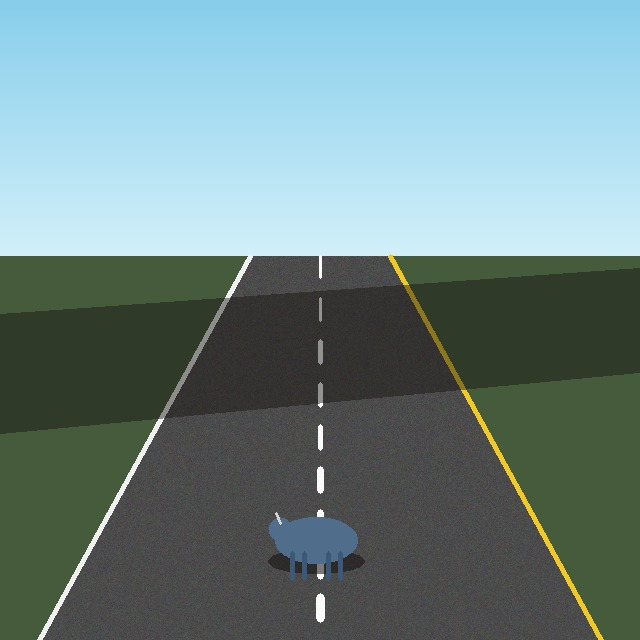
#> input picture ml/datasets/margai_hazard/images/train/road_scene_0000.jpg, 640 x 640 px
$ python -i road_curve_detector.py   (imports and definitions only)   (older library calls are emulated)
#> lines starting #> are read from the running program, lines starting #| are printed output that depends on the picture; after the words box and inside, x2 and y2 are one past the last pixel; in counts of white or black regions, pixels touching at a corner belong together
#> further down, picture is the input picture: shape (640, 640, 3); mean B, G, R 135.3, 134.8, 110.1
"""
Geometric Road Curvature and Dangerous Curve Detection Module
Uses computer vision and geometric analysis (NOT object detection):
- Inverse Perspective Mapping (Bird's-Eye View)
- 2nd-degree polynomial road boundary curvature fitting: x = ay^2 + by + c
- Real-world Radius of Curvature (R) calculation in meters
- Classification: STRAIGHT, GENTLE_CURVE, SHARP_LEFT, SHARP_RIGHT, HAIRPIN_BEND
- Blind curve and insufficient visibility horizon estimation
"""

import cv2
import numpy as np
from dataclasses import dataclass
from typing import Dict, Any, Tuple, Optional, List

@dataclass
class RoadCurveAnalysis:
    curve_type: str  # 'STRAIGHT', 'GENTLE_LEFT', 'GENTLE_RIGHT', 'SHARP_LEFT', 'SHARP_RIGHT', 'HAIRPIN_BEND'
    radius_meters: float  # Radius of curvature in meters
    curvature_rate: float  # |2a| polynomial coefficient
    is_blind_curve: bool  # Insufficient forward sight distance
    visibility_horizon_meters: float  # Estimated forward visibility before road is occluded
    recommended_safe_speed_kmh: int
    risk_level: str  # 'LOW', 'MEDIUM', 'HIGH', 'CRITICAL'
    lane_deviation_px: float  # Horizontal offset from lane center
    curve_overlay_poly: Optional[np.ndarray] = None  # Polygon for visual HUD rendering

class RoadCurveDetector:
    def __init__(
        self,
        ym_per_pix: float = 30.0 / 720.0,   # meters per pixel in y dimension
        xm_per_pix: float = 3.7 / 700.0,    # meters per pixel in x dimension (standard lane ~3.7m)
        sharp_radius_threshold_m: float = 280.0,
        hairpin_radius_threshold_m: float = 120.0
    ):
        self.ym_per_pix = ym_per_pix
        self.xm_per_pix = xm_per_pix
        self.sharp_thresh = sharp_radius_threshold_m
        self.hairpin_thresh = hairpin_radius_threshold_m

        # Exponential moving average for temporal stability across frames
        self.prev_radius = 2000.0
        self.prev_type = "STRAIGHT"

    def analyze_road_geometry(self, frame: np.ndarray) -> RoadCurveAnalysis:
        """
        Analyzes road boundaries and curvature from camera frame using geometric analysis.
        """
        h, w = frame.shape[:2]
#> h = 640; w = 640

        # 1. Perspective Transform: Source (trapezoid in front of vehicle) to Destination (bird's-eye)
        src = np.float32([
            [w * 0.12, h],           # Bottom-left
            [w * 0.42, h * 0.62],    # Top-left
            [w * 0.58, h * 0.62],    # Top-right
            [w * 0.88, h]            # Bottom-right
        ])
        dst = np.float32([
            [w * 0.25, h],
            [w * 0.25, 0],
            [w * 0.75, 0],
            [w * 0.75, h]
        ])

        M = cv2.getPerspectiveTransform(src, dst)
        Minv = cv2.getPerspectiveTransform(dst, src)
        warped = cv2.warpPerspective(frame, M, (w, h), flags=cv2.INTER_LINEAR)
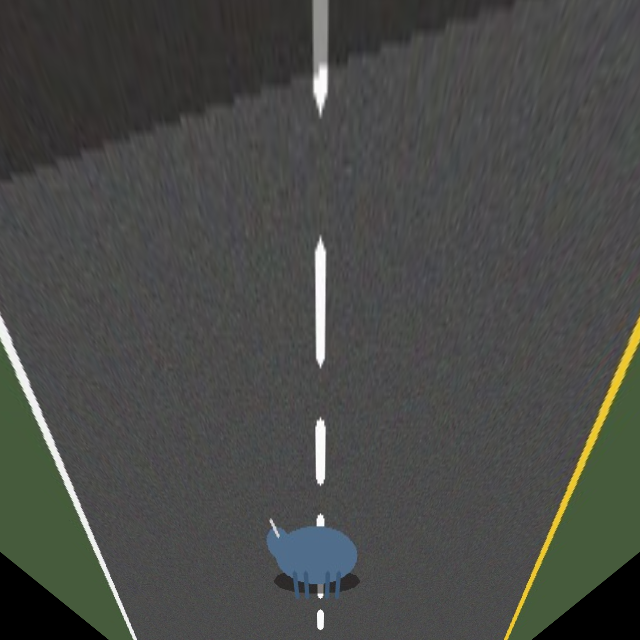
#> warped: shape (640, 640, 3); mean B, G, R 71.6, 74.6, 73.2

        # 2. Extract Road Markings and Edge Features in Bird's-Eye View
        hsv = cv2.cvtColor(warped, cv2.COLOR_BGR2HSV)
#> hsv: shape (640, 640, 3); mean H, S, V 65.6, 16.7, 76.2
        # White lane filter
        lower_white = np.array([0, 0, 180], dtype=np.uint8)
        upper_white = np.array([180, 40, 255], dtype=np.uint8)
        white_mask = cv2.inRange(hsv, lower_white, upper_white)
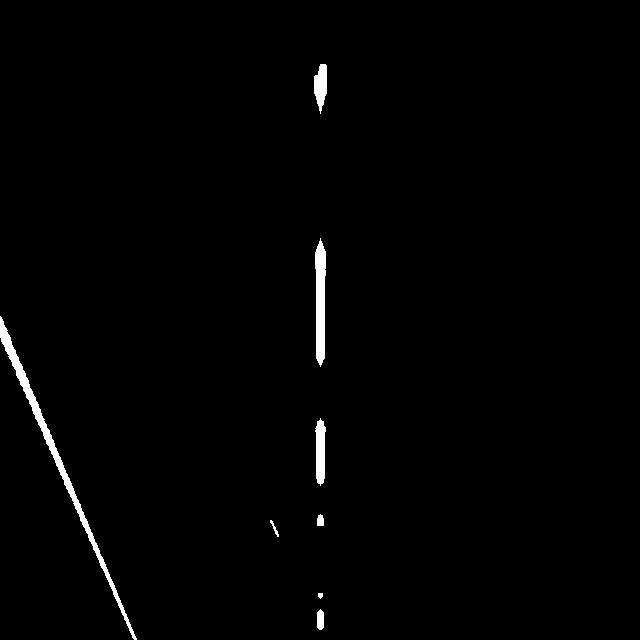
#> white_mask: shape (640, 640); 1.1% white; 8 white regions, largest, box (x1, y1, x2, y2) and area: (0, 316, 137, 640) 2138, (315, 238, 326, 367) 1106, (315, 418, 326, 486) 560

        # Yellow lane filter
        lower_yellow = np.array([15, 80, 100], dtype=np.uint8)
        upper_yellow = np.array([35, 255, 255], dtype=np.uint8)
        yellow_mask = cv2.inRange(hsv, lower_yellow, upper_yellow)
#> yellow_mask: shape (640, 640); 0.65% white; 2 white regions (1 under 20 px), largest, box (x1, y1, x2, y2) and area: (504, 316, 640, 640) 2663

        combined_binary = cv2.bitwise_or(white_mask, yellow_mask)
#> combined_binary: shape (640, 640); 1.8% white; 10 white regions (1 under 20 px), largest, box (x1, y1, x2, y2) and area: (504, 316, 640, 640) 2663, (0, 316, 137, 640) 2138, (315, 238, 326, 367) 1106

        # Edge gradient filter
        gray_warped = cv2.cvtColor(warped, cv2.COLOR_BGR2GRAY)
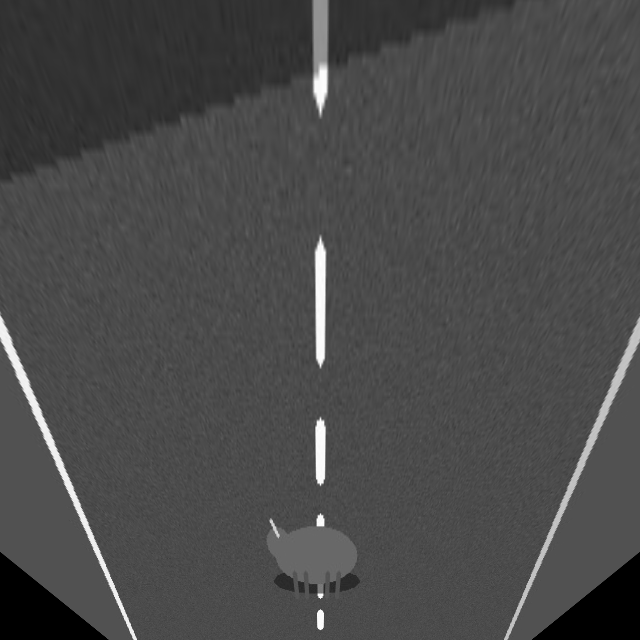
#> gray_warped: shape (640, 640); min 0, max 255, mean 73.8
        sobelx = cv2.Sobel(gray_warped, cv2.CV_64F, 1, 0, ksize=3)
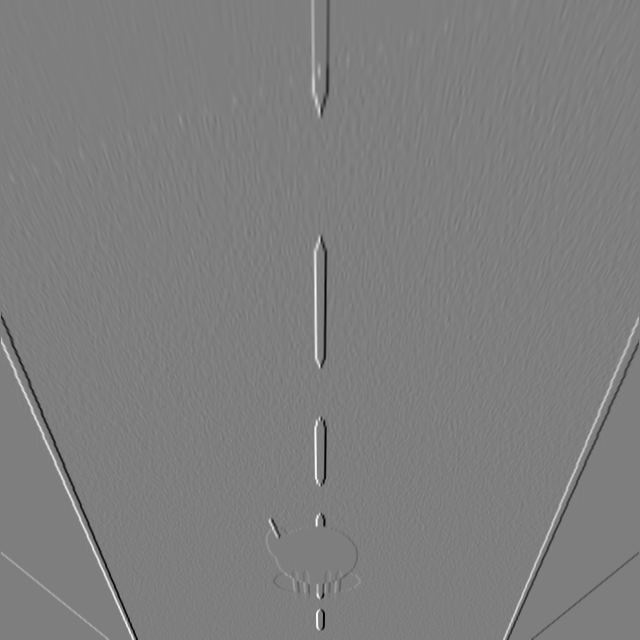
#> sobelx: shape (640, 640) float64; min -723, max 731, mean 0.1; drawn with min black and max white
        abs_sobel64f = np.absolute(sobelx)
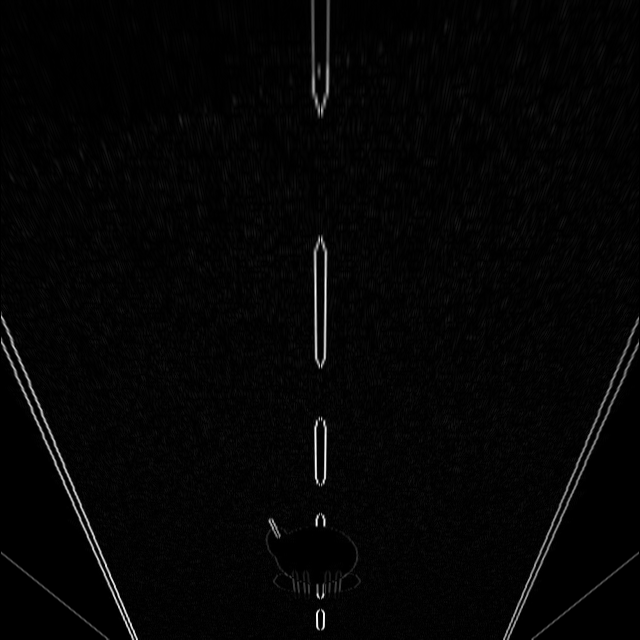
#> abs_sobel64f: shape (640, 640) float64; min 0, max 731, mean 15; drawn with min black and max white
        sobel_norm = np.uint8(255 * abs_sobel64f / (np.max(abs_sobel64f) + 1e-5))
        _, edge_binary = cv2.threshold(sobel_norm, 40, 255, cv2.THRESH_BINARY)
#> edge_binary: shape (640, 640); 1.7% white; 41 white regions (23 under 20 px), largest, box (x1, y1, x2, y2) and area: (1, 312, 138, 640) 1989, (503, 316, 639, 640) 1787, (313, 235, 320, 369) 435

        road_binary = cv2.bitwise_or(combined_binary, edge_binary)
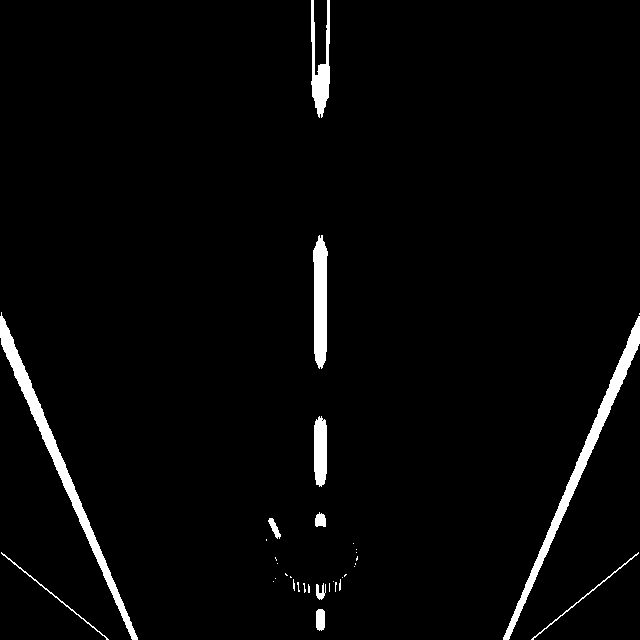
#> road_binary: shape (640, 640); 2.7% white; 35 white regions (24 under 20 px), largest, box (x1, y1, x2, y2) and area: (0, 312, 138, 640) 3231, (503, 316, 640, 640) 3110, (313, 235, 328, 369) 1609

        # 3. Sliding Window Polynomial Fit
        nonzero = road_binary.nonzero()
#> nonzero = 11027 positions, rows 0 to 639, columns 0 to 639
        nonzeroy = np.array(nonzero[0])
#> nonzeroy = 11027 values from 0 to 639
        nonzerox = np.array(nonzero[1])
#> nonzerox = 11027 values, max 639 at index 2125, min 0 at index 2155, mean 316.5

        # If too few edge pixels detected, fallback to center lane projection
        if len(nonzerox) < 150:
            return self._fallback_analysis(h, w)

        # Histogram of bottom half to find lane baselines
        bottom_half = road_binary[h // 2:, :]
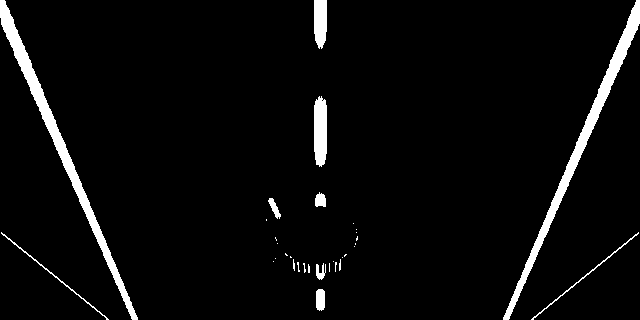
#> bottom_half: shape (320, 640); 4.3% white; 33 white regions (23 under 20 px), largest, box (x1, y1, x2, y2) and area: (0, 0, 138, 320) 3212, (503, 0, 640, 320) 3100, (314, 96, 327, 167) 820
        histogram = np.sum(bottom_half, axis=0)
#> histogram = 640 values, max 41565 at index 318, min 0 at index 138, mean 3504.3
        midpoint = int(w // 2)
#> midpoint = 320

        left_base = np.argmax(histogram[:midpoint])
#> left_base = 318
        right_base = np.argmax(histogram[midpoint:]) + midpoint
#> right_base = 321

        # Ensure sane baselines
        if left_base < w * 0.05: left_base = int(w * 0.25)
        if right_base > w * 0.95 or right_base <= left_base: right_base = int(w * 0.75)

        # Sliding window parameters
        nwindows = 9
        window_height = int(h // nwindows)
#> window_height = 71
        margin = int(w * 0.08)
#> margin = 51
        minpix = 40

        left_lane_inds = []
        right_lane_inds = []

        current_left = left_base
#> current_left = 318
        current_right = right_base
#> current_right = 321

        for window in range(nwindows):
            win_y_low = h - (window + 1) * window_height
            win_y_high = h - window * window_height
            win_xleft_low = current_left - margin
            win_xleft_high = current_left + margin
            win_xright_low = current_right - margin
            win_xright_high = current_right + margin

            good_left_inds = ((nonzeroy >= win_y_low) & (nonzeroy < win_y_high) &
                              (nonzerox >= win_xleft_low) & (nonzerox < win_xleft_high)).nonzero()[0]
            good_right_inds = ((nonzeroy >= win_y_low) & (nonzeroy < win_y_high) &
                               (nonzerox >= win_xright_low) & (nonzerox < win_xright_high)).nonzero()[0]

            left_lane_inds.append(good_left_inds)
            right_lane_inds.append(good_right_inds)

            if len(good_left_inds) > minpix:
                current_left = int(np.mean(nonzerox[good_left_inds]))
            if len(good_right_inds) > minpix:
                current_right = int(np.mean(nonzerox[good_right_inds]))
#> this loop made 9 passes
#> (win_xleft_low, win_xleft_high, win_xright_low, win_xright_high, current_left, current_right) on passes 1, 2, 3, 4, 5, 6, 8, 9: (267, 369, 270, 372, 318, 318), (267, 369, 267, 369, 300, 300), (249, 351, 249, 351, 320, 320), (269, 371, 269, 371, 320, 320), (269, 371, 269, 371, 319, 319), (268, 370, 268, 370, 319, 319), (268, 370, 268, 370, 320, 320), (269, 371, 269, 371, 320, 320)
#> (win_xleft_low, win_xleft_high, win_xright_low, win_xright_high) on pass 7: (268, 370, 268, 370)
#> after the loop, left_lane_inds = 9 items; right_lane_inds = 9 items

        left_lane_inds = np.concatenate(left_lane_inds) if left_lane_inds else np.array([])
#> left_lane_inds = 4250 values, max 10855 at index 403, min 6 at index 3718, mean 3647.3
        right_lane_inds = np.concatenate(right_lane_inds) if right_lane_inds else np.array([])
#> right_lane_inds has the same summary as left_lane_inds

        # Fit 2nd degree polynomial: x = ay^2 + by + c
        if len(left_lane_inds) > 100:
            left_fit = np.polyfit(nonzeroy[left_lane_inds], nonzerox[left_lane_inds], 2)
#> left_fit = [-3.06e-05, 0.00821, 320]
        else:
            left_fit = np.array([0.0, 0.0, float(w * 0.25)])

        if len(right_lane_inds) > 100:
            right_fit = np.polyfit(nonzeroy[right_lane_inds], nonzerox[right_lane_inds], 2)
#> right_fit = [-3.06e-05, 0.00821, 320]
        else:
            right_fit = np.array([0.0, 0.0, float(w * 0.75)])

        # Average lane curvature: a_avg, b_avg
        a_avg = (left_fit[0] + right_fit[0]) / 2.0
#> a_avg = -3.06e-05
        b_avg = (left_fit[1] + right_fit[1]) / 2.0
#> b_avg = 0.00821

        # 4. Compute Radius of Curvature in Real-World Meters
        # R = ((1 + (2a y_eval ym + b)^2)^(3/2)) / |2a ym / (xm^2)|
        y_eval = float(h)
#> y_eval = 640
        a_scaled = a_avg * (self.xm_per_pix / (self.ym_per_pix ** 2))
#> a_scaled = -9.31e-05
        b_scaled = b_avg * (self.xm_per_pix / self.ym_per_pix)
#> b_scaled = 0.00104

        if abs(a_scaled) > 1e-7:
            radius = ((1 + (2 * a_scaled * (y_eval * self.ym_per_pix) + b_scaled) ** 2) ** 1.5) / abs(2 * a_scaled)
#> radius = 5370.7
        else:
            radius = 3500.0

        # Temporal smoothing
        radius = 0.75 * self.prev_radius + 0.25 * min(4000.0, radius)
#> radius = 2500
        self.prev_radius = radius
#> self.prev_radius = 2500
        radius_m = round(float(radius), 1)
#> radius_m = 2500

        # 5. Curve Classification
        # Direction determined by curvature coefficient a_avg:
        # a_avg < -0.0001 curves RIGHT, a_avg > 0.0001 curves LEFT
        if radius_m < self.hairpin_thresh:
            c_type = "HAIRPIN_BEND"
            safe_speed = 25
            risk = "CRITICAL"
        elif radius_m < self.sharp_thresh:
            if a_avg > 0:
                c_type = "SHARP_LEFT"
            else:
                c_type = "SHARP_RIGHT"
            safe_speed = 40
            risk = "HIGH"
        elif radius_m < 800.0:
            c_type = "GENTLE_LEFT" if a_avg > 0 else "GENTLE_RIGHT"
            safe_speed = 65
            risk = "MEDIUM"
        else:
            c_type = "STRAIGHT"
            safe_speed = 90
            risk = "LOW"

        # 6. Blind Curve & Sight Distance Estimation
        # Check forward visibility: where the lane terminates in the upper field of view
        top_y = min(np.min(nonzeroy[left_lane_inds]) if len(left_lane_inds) > 0 else h * 0.6,
                    np.min(nonzeroy[right_lane_inds]) if len(right_lane_inds) > 0 else h * 0.6)
#> top_y = 1
        sight_distance_m = round(float(max(15.0, (h - top_y) * self.ym_per_pix)), 1)
#> sight_distance_m = 26.6

        is_blind = (c_type in ("SHARP_LEFT", "SHARP_RIGHT", "HAIRPIN_BEND")) and (sight_distance_m < 45.0)
#> is_blind = False
        if is_blind:
            risk = "CRITICAL"
            safe_speed = min(safe_speed, 30)

        # Lane center offset
        car_center = w / 2.0
#> car_center = 320
        lane_center = (left_base + right_base) / 2.0
#> lane_center = 319.5
        lane_deviation_m = (car_center - lane_center) * self.xm_per_pix
#> lane_deviation_m = 0.00264

        # Generate Curve Overlay Polygon (for HUD display)
        ploty = np.linspace(h * 0.55, h - 1, int(h * 0.45))
#> ploty = 288 values from 352 to 639
        left_fitx = left_fit[0] * ploty**2 + left_fit[1] * ploty + left_fit[2]
#> left_fitx = 288 values, max 319.1 at index 0, min 312.8 at index 287, mean 316.4
        right_fitx = right_fit[0] * ploty**2 + right_fit[1] * ploty + right_fit[2]
#> right_fitx has the same summary as left_fitx

        pts_left = np.array([np.transpose(np.vstack([left_fitx, ploty]))])
#> pts_left = 288 pairs, first value 312.8 to 319.1, second value 352 to 639
        pts_right = np.array([np.flipud(np.transpose(np.vstack([right_fitx, ploty])))])
#> pts_right has the same summary as pts_left
        pts = np.hstack((pts_left, pts_right))
#> pts = 576 pairs, first value 312.8 to 319.1, second value 352 to 639

        # Unwarp polygon back to original camera perspective
        curve_poly = cv2.perspectiveTransform(pts.astype(np.float32), Minv).astype(np.int32)
#> curve_poly = 576 pairs, first value 309 to 319, second value 446 to 638

        return RoadCurveAnalysis(
            curve_type=c_type,
            radius_meters=radius_m,
            curvature_rate=round(float(abs(2 * a_avg)), 6),
            is_blind_curve=is_blind,
            visibility_horizon_meters=sight_distance_m,
            recommended_safe_speed_kmh=safe_speed,
            risk_level=risk,
            lane_deviation_px=round(float(lane_deviation_m), 2),
            curve_overlay_poly=curve_poly
        )

    def _fallback_analysis(self, h: int, w: int) -> RoadCurveAnalysis:
        return RoadCurveAnalysis(
            curve_type="STRAIGHT",
            radius_meters=2500.0,
            curvature_rate=0.0,
            is_blind_curve=False,
            visibility_horizon_meters=80.0,
            recommended_safe_speed_kmh=80,
            risk_level="LOW",
            lane_deviation_px=0.0,
            curve_overlay_poly=None
        )

>>> import cv2
>>> picture = cv2.imread('../../ml/datasets/margai_hazard/images/train/road_scene_0000.jpg')
>>> result = RoadCurveDetector().analyze_road_geometry(picture)
